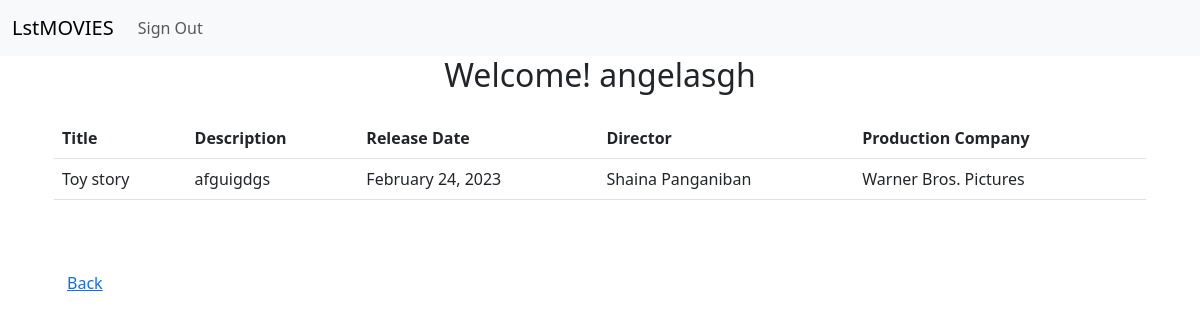
/detail_view/17/ (signed in), run on the app's committed database.
### socialapp/models.py (models this page shows, shortened)
class Movie(models.Model):
    userid = models.ForeignKey(User, on_delete=models.CASCADE, null=True)
    title = models.CharField(max_length=255)
    description = models.TextField()
    release_date = models.CharField(max_length=255)
    director = models.CharField(max_length=255)
    production_company = models.CharField(max_length=255)

### socialapp/views.py (the view)
# urls.py: path('detail_view/<id>/', detail_view, name='detail_view'),
@login_required
def detail_view(request, id):
    context = {}
    context['data'] = Movie.objects.get(id=id)
    return render(request, 'detail_view.html', context)

### socialapp/templates/detail_view.html (shortened to what this page needs)
{% extends "base.html" %}
{% block content %}
<div class="container">
		<table class="table">
			<thead>
			<tr>
				<th scope="col">Title</th>
				<th scope="col">Description</th>
				<th scope="col">Release Date</th>
				<th scope="col">Director</th>
				<th scope="col">Production Company</th>
			</tr>
			</thead>
			<tbody>
			<tr>
				<td>{{ data.title }}</td>
				<td>{{ data.description }}</td>
				<td>{{ data.release_date }}</td>
				<td>{{ data.director }}</td>
				<td>{{ data.production_company }}</td>
			</tr>
			</tbody>
		</table>
		<br>
		<br>
    	<a class="btn btn-link" href="{% url 'list_view' %}" role="button">Back</a>
</div>
{% endblock %}

### socialapp/templates/base.html (shortened to what this page needs)
{% load i18n %}
<!DOCTYPE html>
<html>
  <head>
    <link href="https://cdn.jsdelivr.net/npm/bootstrap@5.3.0-alpha3/dist/css/bootstrap.min.css" rel="stylesheet">
  </head>
  <body>
    <nav class="navbar navbar-expand-lg navbar-light bg-light">
      <div class="container-fluid">
        <a class="navbar-brand" href="{% url 'home' %}">LstMOVIES</a>
        <div class="collapse navbar-collapse" id="navbarNav">
          <ul class="navbar-nav">
            {% if user.is_authenticated %}
            <li class="nav-item">
              <a class="nav-link" href="{% url 'account_logout' %}">{% trans "Sign Out" %}</a>
            </li>
            {% endif %}
          </ul>
        </div>
      </div>
    </nav>
    <div class="container">
      {% if user.is_authenticated %}
          <h2 class="text-center">Welcome! {{ user.username }}</h2>
      {% endif %}
    </div>
    <div class="container mt-4">
      {% block content %}{% endblock %}
    </div>
  </body>
</html>

### data on the page
Movie: title "Toy story", description "afguigdgs", release_date "February 24, 2023", director "Shaina Panganiban", production_company "Warner Bros. Pictures"

### other printed values
{{ user.username }} "angelasgh"
